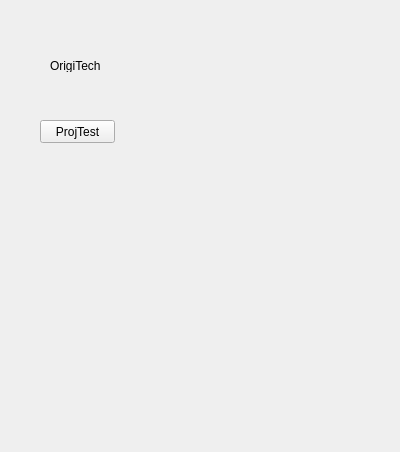
<?xml version="1.0" encoding="UTF-8"?>
<ui version="4.0">
 <class>CenterWidget</class>
 <widget class="QWidget" name="CenterWidget">
  <property name="geometry">
   <rect>
    <x>0</x>
    <y>0</y>
    <width>400</width>
    <height>452</height>
   </rect>
  </property>
  <property name="windowTitle">
   <string>Form</string>
  </property>
  <widget class="QStackedWidget" name="stackedWidget">
   <property name="geometry">
    <rect>
     <x>0</x>
     <y>0</y>
     <width>381</width>
     <height>441</height>
    </rect>
   </property>
   <property name="currentIndex">
    <number>0</number>
   </property>
   <widget class="QWidget" name="page">
    <widget class="QWidget" name="widget" native="true">
     <property name="geometry">
      <rect>
       <x>0</x>
       <y>0</y>
       <width>341</width>
       <height>411</height>
      </rect>
     </property>
     <widget class="QPushButton" name="pushButton">
      <property name="geometry">
       <rect>
        <x>40</x>
        <y>120</y>
        <width>75</width>
        <height>23</height>
       </rect>
      </property>
      <property name="text">
       <string>ProjTest</string>
      </property>
     </widget>
     <widget class="QLabel" name="label">
      <property name="geometry">
       <rect>
        <x>50</x>
        <y>60</y>
        <width>54</width>
        <height>12</height>
       </rect>
      </property>
      <property name="text">
       <string>OrigiTech</string>
      </property>
     </widget>
    </widget>
   </widget>
   <widget class="QWidget" name="page_2">
    <widget class="QTabWidget" name="tabWidget">
     <property name="geometry">
      <rect>
       <x>0</x>
       <y>0</y>
       <width>361</width>
       <height>381</height>
      </rect>
     </property>
     <property name="documentMode">
      <bool>true</bool>
     </property>
     <property name="tabsClosable">
      <bool>true</bool>
     </property>
     <widget class="QWidget" name="tab">
      <attribute name="title">
       <string>Tab 1</string>
      </attribute>
     </widget>
     <widget class="QWidget" name="tab_2">
      <attribute name="title">
       <string>Tab 2</string>
      </attribute>
     </widget>
    </widget>
   </widget>
  </widget>
 </widget>
 <resources/>
 <connections/>
</ui>
